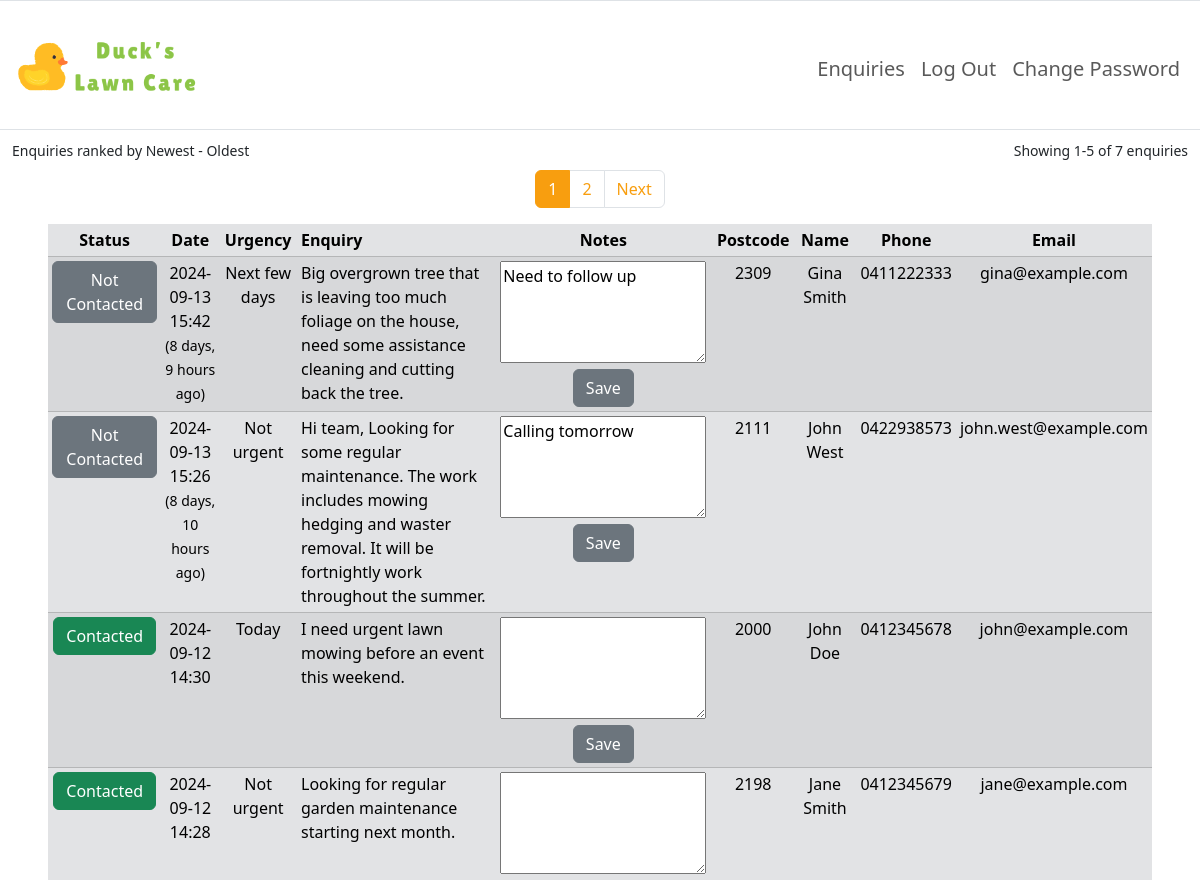
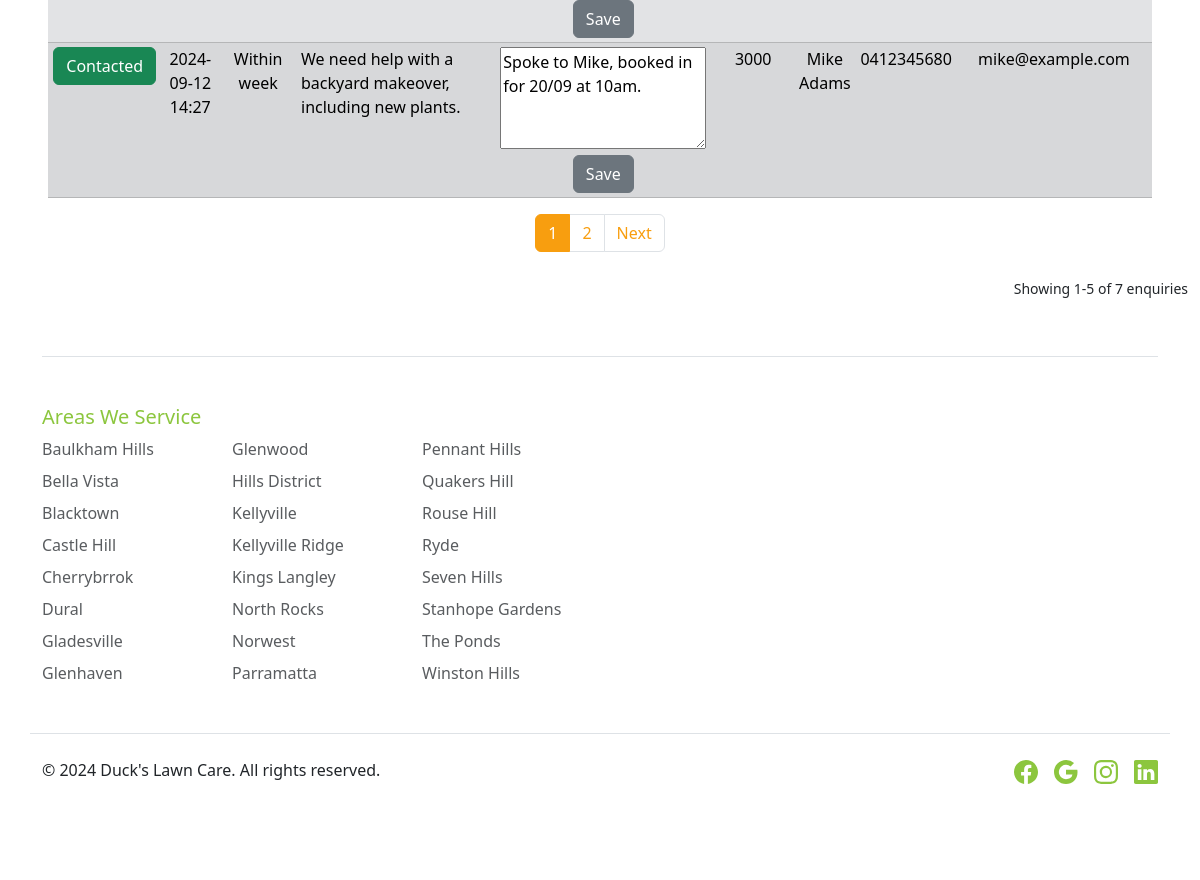
Page /staff (signed in) on the committed database (2 pictures, top to bottom).
### tables this page shows
CREATE TABLE enquiries (id INTEGER PRIMARY KEY AUTOINCREMENT NOT NULL,urgency TEXT,postcode INTEGER NOT NULL,message TEXT NOT NULL,name TEXT NOT NULL,email TEXT NOT NULL,phone TEXT NOT NULL,date TEXT,status TEXT NOT NULL DEFAULT 'Not Contacted' CHECK (status IN('Not Contacted', 'Contacted')),notes TEXT,user_id INTEGER,FOREIGN KEY (user_id) REFERENCES users(id));

### app.py (the view)
@app.route("/staff")
@login_required
def staff():
    page = request.args.get('page', 1, type=int)
    per_page = 5
    offset = (page - 1) * per_page
    user_id = session.get("user_id")
    rows = db.execute(
        "SELECT * FROM enquiries WHERE user_id = ? ORDER BY date DESC LIMIT ? OFFSET ?", user_id, per_page, offset)
    total_rows_info = db.execute("SELECT COUNT (*) FROM enquiries WHERE user_id = ?", user_id)
    total_rows = total_rows_info[0]['COUNT (*)']
    total_pages = math.ceil(total_rows / per_page)
    start = offset + 1
    end = min(offset + per_page, total_rows)
    current_time = datetime.now()
    enquiries = []
    for n in rows:
        enquiry_date = datetime.strptime(n['date'], '%Y-%m-%d %H:%M')
        time_diff = current_time - enquiry_date
        days = time_diff.days
        hours = time_diff.seconds // 3600
        n['age'] = f"{days} days, {hours} hours"
        enquiries.append({
            "age": n['age'],
            "date": n['date'],
            "email": n['email'],
            "id": n['id'],
            "message": n['message'],
            "name": n['name'],
            "notes": n['notes'],
            "phone": n['phone'],
            "postcode": n['postcode'],
            "status": n['status'],
            "urgency": n['urgency'],
        })
    return render_template("staff.html", enquiries=enquiries, page=page, total_pages=total_pages, start=start, end=end, total_rows=total_rows)

### app.py (called while the page is built)
def login_required(f):
    @wraps(f)
    def decorated_function(*args, **kwargs):
        if session.get("user_id") is None:
            return redirect("/login")
        return f(*args, **kwargs)
    return decorated_function

@app.after_request
def after_request(response):
    response.headers["Cache-Control"] = "no-cache, no-store, must-revalidate"
    response.headers["Expires"] = 0
    response.headers["Pragma"] = "no-cache"
    return response

### templates/staff.html (shortened to what this page needs)
{% extends "layout.html" %}
{% block main %}
    <div class="container-fluid my-2" style="border:0px;border-style:solid;white:">
        <div class="row">
            <div class="col col-lg-5 text-start" style="border:0px;border-style:solid;white:">
                <small>Enquiries ranked by Newest - Oldest</small>
            </div>
            <div class="col-lg-2" style="border:0px;border-style:solid;white:"></div>
            <div class="col col-lg-5 text-end" style="border:0px;border-style:solid;white:">
                <small>Showing {{ start }}-{{ end }} of {{ total_rows }} enquiries</small>
            </div>
        </div>
    </div>
    <div class="container-fluid">
        <nav aria-label="Page navigation enquiries">
            <ul class="pagination justify-content-center" id="primary">
                {% for n in range(1, total_pages + 1) %}
                    <li class="page-item {% if n == page %}active{% endif %}">
                        <a class="page-link" href="{{ url_for('staff', page=n) }}">{{ n }}</a>
                    </li>
                {% endfor %}
                {% if page < total_pages %}
                    <li class="page-item">
                        <a class="page-link" href="{{ url_for('staff', page=page+1) }}" aria-label="Next">
                            <span aria-hidden="true">Next</span>
                        </a>
                    </li>
                {% endif %}
            </ul>
        </nav>
    </div>
    <div class="table-responsive mx-5">
        <table class="table-sm table table-striped table-hover mx-auto">
            <thead class="table-secondary">
                <tr class="table-secondary">
                    <th class="table-secondary">Status</th>
                    <th class="table-secondary">Date</th>
                    <th class="table-secondary">Urgency</th>
                    <th class="table-secondary text-start">Enquiry</th>
                    <th class="table-secondary">Notes</th>
                    <th class="table-secondary">Postcode</th>
                    <th class="table-secondary">Name</th>
                    <th class="table-secondary">Phone</th>
                    <th class="table-secondary">Email</th>
                </tr>
            </thead>
            {% for n in enquiries %}
                <tr class="table-secondary" id="row-{{ n.id }}">
                    <td class="table-secondary">
                        {% if n.status == 'Contacted' %}
                            <button class="btn btn-success" onclick="updateStatus({{ n.id }}, '{{ n.status }}')">Contacted</button>
                        {% else %}
                            <button class="btn btn-secondary" onclick="updateStatus({{ n.id }}, '{{ n.status }}')">Not Contacted</button>
                        {% endif %}
                    </td>
                    <td class="table-secondary" id="date-cell-{{ n.id }}">
                        {{ n.date }}
                        {% if n.status != 'Contacted' %}
                            <small><span id="age-{{ n.id }}"><br />({{ n.age }} ago)</span></small>
                        {% endif %}
                    </td>
                    <td class="table-secondary">{{ n.urgency }}</td>
                    <td class="table-secondary text-start">{{ n.message }}</td>
                    <td class="table-secondary">
                        <textarea id="note-input-{{ n.id }}" rows="4" placeholder="">{{ n.notes }}</textarea>
                        <button class="btn btn-secondary" onclick="saveNote({{ n.id }})">Save</button>
                    </td>
                    <td class="table-secondary">{{ n.postcode }}</td>
                    <td class="table-secondary">{{ n.name }}</td>
                    <td class="table-secondary">{{ n.phone }}</td>
                    <td class="table-secondary">{{ n.email }}</td>
                </tr>
            {% endfor %}
        </table>
        <div class="container-fluid">
            <nav aria-label="Page navigation enquiries">
                <ul class="pagination justify-content-center" id="primary">
                    {% for n in range(1, total_pages + 1) %}
                        <li class="page-item {% if n == page %}active{% endif %}">
                            <a class="page-link" href="{{ url_for('staff', page=n) }}">{{ n }}</a>
                        </li>
                    {% endfor %}
                    {% if page < total_pages %}
                        <li class="page-item">
                            <a class="page-link" href="{{ url_for('staff', page=page+1) }}" aria-label="Next">
                                <span aria-hidden="true">Next</span>
                            </a>
                        </li>
                    {% endif %}
                </ul>
            </nav>
        </div>
    </div>
    <div class="container-fluid my-2" style="border:0px;border-style:solid;white:">
        <div class="row">
            <div class="col col-lg-5 text-start" style="border:0px;border-style:solid;white:">
            </div>
            <div class="col-lg-2" style="border:0px;border-style:solid;white:"></div>
            <div class="col col-lg-5 text-end" style="border:0px;border-style:solid;white:">
                <small>Showing {{ start }}-{{ end }} of {{ total_rows }} enquiries</small>
            </div>
        </div>
    </div>
{% endblock %}

### templates/layout.html (shortened to what this page needs)
<!DOCTYPE html>
<html lang="en" data-bs-theme="auto">
    <head>
        <link href="https://cdn.jsdelivr.net/npm/bootstrap@5.3.3/dist/css/bootstrap.min.css" rel="stylesheet">
        <link href="/static/styles.css" rel="stylesheet">
    </head>
    <body>
        <nav class="border-top border-bottom navbar navbar-expand-md">
            <div class="container-fluid">
                <a class="navbar-brand" href="/">
                    <img src="/static/ducks_transparent.png" alt="Duck's Lawn Care Maintenance Logo" width="" height="100" class="logo d-inline-block align-text-top">
                </a>
                <div class="collapse navbar-collapse" id="navbar">
                    {% if session["user_id"] %}
                        <ul class="navbar-nav ms-auto mt-2">
                            <li class="nav-item"><a class="nav-link fs-5" href="/staff">Enquiries</a></li>
                            <li class="nav-item"><a class="nav-link fs-5" href="/logout">Log Out</a></li>
                            <li class="nav-item"><a class="nav-link fs-5" href="/change">Change Password</a></li>
                        </ul>
                    {% endif %}
                </div>
            </div>
        </nav>
        <main class="container-fluid mx-0 px-0 pb-5 pt-auto text-center">
            {% block main %}{% endblock %}
        </main>
        <div class="container">
            <footer class="py-5 border-top">
                <div class="row">
                    <div class="col-6 col-md-2 mb-3">
                        <h5 id="primary">Areas We Service</h5>
                        <ul class="nav flex-column">
                            <li class="nav-item mb-2"><a href="/contact" class="nav-link p-0 text-body-secondary">Baulkham Hills</a></li>
                            <li class="nav-item mb-2"><a href="/contact" class="nav-link p-0 text-body-secondary">Bella Vista</a></li>
                            <li class="nav-item mb-2"><a href="/contact" class="nav-link p-0 text-body-secondary">Blacktown</a></li>
                            <li class="nav-item mb-2"><a href="/contact" class="nav-link p-0 text-body-secondary">Castle Hill</a></li>
                            <li class="nav-item mb-2"><a href="/contact" class="nav-link p-0 text-body-secondary">Cherrybrrok</a></li>
                            <li class="nav-item mb-2"><a href="/contact" class="nav-link p-0 text-body-secondary">Dural</a></li>
                            <li class="nav-item mb-2"><a href="/contact" class="nav-link p-0 text-body-secondary">Gladesville</a></li>
                            <li class="nav-item mb-2"><a href="/contact" class="nav-link p-0 text-body-secondary">Glenhaven</a></li>
                        </ul>
                    </div>
                    <div class="col-6 col-md-2 mb-3">
                        <h5>&nbsp;</h5>
                        <ul class="nav flex-column">
                            <li class="nav-item mb-2"><a href="/contact" class="nav-link p-0 text-body-secondary">Glenwood</a></li>
                            <li class="nav-item mb-2"><a href="/contact" class="nav-link p-0 text-body-secondary">Hills District</a></li>
                            <li class="nav-item mb-2"><a href="/contact" class="nav-link p-0 text-body-secondary">Kellyville</a></li>
                            <li class="nav-item mb-2"><a href="/contact" class="nav-link p-0 text-body-secondary">Kellyville Ridge</a></li>
                            <li class="nav-item mb-2"><a href="/contact" class="nav-link p-0 text-body-secondary">Kings Langley</a></li>
                            <li class="nav-item mb-2"><a href="/contact" class="nav-link p-0 text-body-secondary">North Rocks</a></li>
                            <li class="nav-item mb-2"><a href="/contact" class="nav-link p-0 text-body-secondary">Norwest</a></li>
                            <li class="nav-item mb-2"><a href="/contact" class="nav-link p-0 text-body-secondary">Parramatta</a></li>
                        </ul>
                    </div>
                    <div class="col-6 col-md-2 mb-3">
                        <h5>&nbsp;</h5>
                        <ul class="nav flex-column">
                            <li class="nav-item mb-2"><a href="/contact" class="nav-link p-0 text-body-secondary">Pennant Hills</a></li>
                            <li class="nav-item mb-2"><a href="/contact" class="nav-link p-0 text-body-secondary">Quakers Hill</a></li>
                            <li class="nav-item mb-2"><a href="/contact" class="nav-link p-0 text-body-secondary">Rouse Hill</a></li>
                            <li class="nav-item mb-2"><a href="/contact" class="nav-link p-0 text-body-secondary">Ryde</a></li>
                            <li class="nav-item mb-2"><a href="/contact" class="nav-link p-0 text-body-secondary">Seven Hills</a></li>
                            <li class="nav-item mb-2"><a href="/contact" class="nav-link p-0 text-body-secondary">Stanhope Gardens</a></li>
                            <li class="nav-item mb-2"><a href="/contact" class="nav-link p-0 text-body-secondary">The Ponds</a></li>
                            <li class="nav-item mb-2"><a href="/contact" class="nav-link p-0 text-body-secondary">Winston Hills</a></li>
                        </ul>
                    </div>
                    <div class="d-flex flex-column flex-sm-row justify-content-between py-4 my-4 border-top">
                        <span class="mb-3 mb-md-0">© 2024 Duck's Lawn Care. All rights reserved.</span>
                        <ul class="nav col-md-4 justify-content-end list-unstyled d-flex">
                            <li class="ms-3"><a class="text-body-secondary" href="https://www.facebook.com/" target="_blank"></a></li>
                            <li class="ms-3"><a class="text-body-secondary" href="https://google.com.au" target="_blank"></a></li>
                            <li class="ms-3"><a class="text-body-secondary" href="https://www.instagram.com/" target="_blank"></a></li>
                            <li class="ms-3"><a class="text-body-secondary" href="https://www.linkedin.com/" target="_blank"></a></li>
                        </ul>
                    </div>
                </footer>
            </body>
        </html>

### static/styles.css (style rules this page uses)
nav .navbar-brand { font-size: xx-large; color: #8cc63e; }
nav .nav-link { font-size: large }
#primary { color: #8cc63e; }
.page-link { --bs-pagination-color: #f89e0f; }
.active>.page-link, .page-link.active { --bs-pagination-active-color: white; --bs-pagination-active-bg: #f89e0f; --bs-pagination-active-border-color: #f89e0f; }
[data-bs-theme=light] .pagination { --bs-pagination-hover-color: #323232; --bs-pagination-focus-color: #323232; }

### rows in the picture
enquiries: date "2024-09-13 15:42", age "8 days, 9 hours", urgency "Next few days", message "Big overgrown tree that is leaving too much foliage on the house, need some assistance cleaning and cutting back the tree.", id "Need to follow up", postcode "2309", name "Gina Smith", phone "0411222333", email "gina@example.com"
enquiries: date "2024-09-13 15:26", age "8 days, 10 hours", urgency "Not urgent", message "Hi team, Looking for some regular maintenance. The work includes mowing hedging and waster removal. It will be fortnightly work throughout the summer.", id "Calling tomorrow", postcode "2111", name "John West", phone "0422938573", email "john.west@example.com"
enquiries: date "2024-09-12 14:30", urgency "Today", message "I need urgent lawn mowing before an event this weekend.", postcode "2000", name "John Doe", phone "0412345678", email "john@example.com"
enquiries: date "2024-09-12 14:28", urgency "Not urgent", message "Looking for regular garden maintenance starting next month.", postcode "2198", name "Jane Smith", phone "0412345679", email "jane@example.com"
enquiries: date "2024-09-12 14:27", urgency "Within week", message "We need help with a backyard makeover, including new plants.", id "Spoke to Mike, booked in for 20/09 at 10am.", postcode "3000", name "Mike Adams", phone "0412345680", email "mike@example.com"

### other values in the picture
{{ start }} "1"
{{ end }} "5"
{{ total_rows }} "7"
{{ n }} "1" "2"
